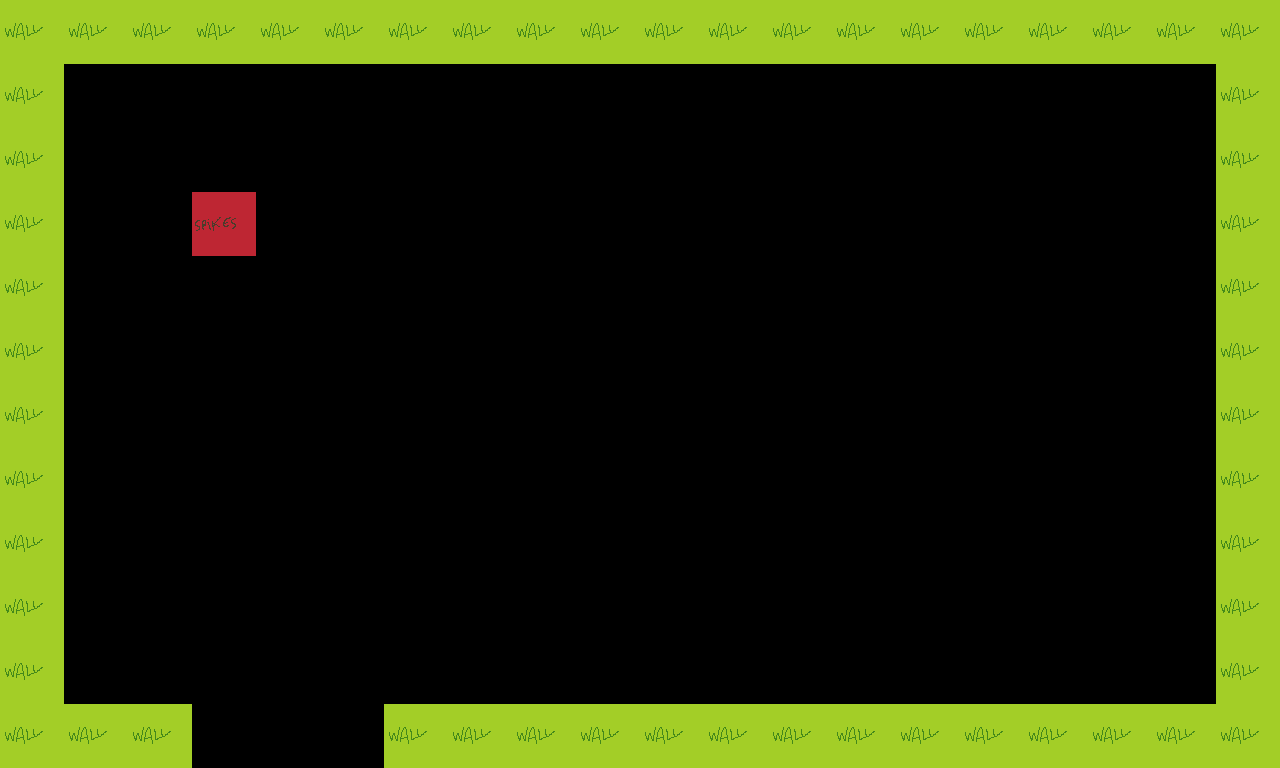

Below is a game level as drawn by its tile map, then a one-line description and the .tmx file that defines it, in full:
An orthogonal 20x12 tile map with 64x64 px tiles, 1 tile layer (bounds).

<map version="1.0" orientation="orthogonal" renderorder="right-down" width="20" height="12" tilewidth="64" tileheight="64" nextobjectid="1">
 <tileset firstgid="1" name="tileset" tilewidth="64" tileheight="64" tilecount="4" columns="4">
  <image source="tileset.png" width="256" height="64" />
 </tileset>
 <layer name="bounds" width="20" height="12">
  <data encoding="csv">
1,1,1,1,1,1,1,1,1,1,1,1,1,1,1,1,1,1,1,1,
1,0,0,0,0,0,0,0,0,0,0,0,0,0,0,0,0,0,0,1,
1,0,0,0,0,0,0,0,0,0,0,0,0,0,0,0,0,0,0,1,
1,0,0,2,0,0,0,0,0,0,0,0,0,0,0,0,0,0,0,1,
1,0,0,0,0,0,0,0,0,0,0,0,0,0,0,0,0,0,0,1,
1,0,0,0,0,0,0,0,0,0,0,0,0,0,0,0,0,0,0,1,
1,0,0,0,0,0,0,0,0,0,0,0,0,0,0,0,0,0,0,1,
1,0,0,0,0,0,0,0,0,0,0,0,0,0,0,0,0,0,0,1,
1,0,0,0,0,0,0,0,0,0,0,0,0,0,0,0,0,0,0,1,
1,0,0,0,0,0,0,0,0,0,0,0,0,0,0,0,0,0,0,1,
1,0,0,0,0,0,0,0,0,0,0,0,0,0,0,0,0,0,0,1,
1,1,1,0,0,0,1,1,1,1,1,1,1,1,1,1,1,1,1,1
</data>
 </layer>
</map>